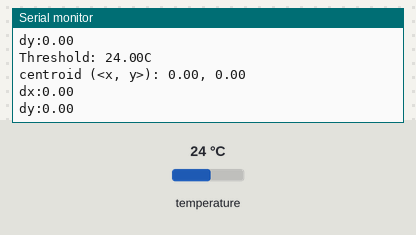
The sketch below on a simulated Arduino Uno, built with avr-gcc and run on an emulated ATmega328P. Shown: the last lines printed to the serial monitor. Inputs (shaded band) come from the test bench; at power-on: temperature 24 °C.

Above: at 1.3 s.
1.4 s: temperature set to 12 °C
At 1.83 s:
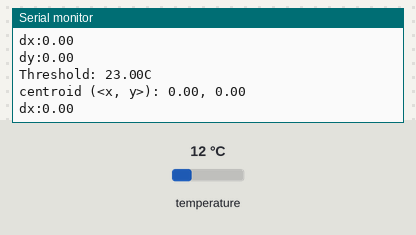
2.9 s: temperature set to 28 °C
At 2.94 s:
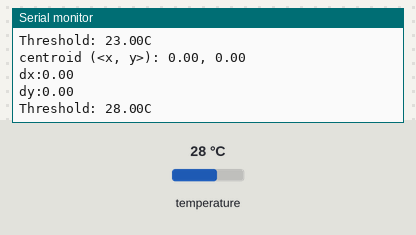
Timing chart, 0 to 5.9 s (numbered marks = the images above; inputs shaded):
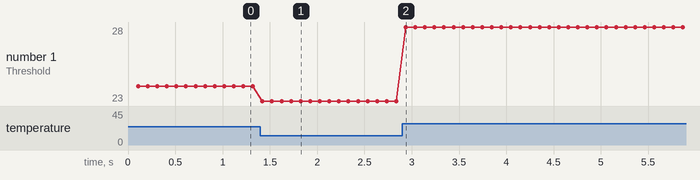

The sketch:

tentacle.ino
```cpp
#include <AccelStepper.h>
#include "sensor.h"
#include "stepper.h"
#include "heuristic-control.h"

void setup() {
  Serial.begin(115200);
  initSensor(); initMotors();
}

void loop() {
  if (readSensor()) {
    centroidDisplacement(); // read sensor and determine displacement vector
    seekAlignment();        // compute abstract position adjustment
  }

  updateOrientations();
  runSteppers();
}
```

heuristic-control.cpp
```cpp
#include "sensor.h"
#include "heuristic-control.h"

Displacement displacement { dx: 0.0, dy: 0.0 };

/// finds the temperature centroid's displacement from the center of the image
void centroidDisplacement() {
  // compute threshold level halfway between minimum and maximum temperatures
  float minimum = pixels[0];
  float maximum = pixels[0];
  for (char j = 1; j < SENSOR_SIZE; j++) {
    if (pixels[j] >= maximum) { maximum = pixels[j]; }
    if (pixels[j] <= minimum) { minimum = pixels[j]; }
  }
  const float threshold = max((maximum + minimum) / 2.0, 23.0);
  // const float threshold = 22.0;

  Serial.print("\nThreshold: "); Serial.print(threshold); Serial.println("C");

  // integrate under the thresholding result
  float threshold_integral = 0.0;
  for (char j = 0; j < SENSOR_SIZE; j++) {
    // only consider regions inside the threshold result
    if (pixels[j] < threshold) { continue; }
    threshold_integral += pixels[j];
  }

  // use temperature relative to threshold integral as weight to find a centroid coordinate
  float centroid_x = 0.0;
  float centroid_y = 0.0;

  if (threshold_integral > 0.0) {
    char j = 0;
    for (signed char y = 0; y < SENSOR_COLUMNS; y++) {
      for (signed char x = 0; x < SENSOR_COLUMNS; x++) {
        // only consider regions inside the threshold result
        if (pixels[j] >= threshold) {
          const float weight = pixels[j] / threshold_integral;
          centroid_x += weight * (float)(x - (SENSOR_COLUMNS / 2) + 0.5);
          centroid_y += weight * (float)(y - (SENSOR_COLUMNS / 2) + 0.5);
        }

        j++;
      }
    }
  }

  // transform to [-1.0, 1.0]
  centroid_x /= 3.5;
  centroid_y /= 3.5;

  Serial.print("centroid (<x, y>): "); Serial.print(centroid_x); Serial.print(", "); Serial.println(centroid_y);

  // transform index to coordinates
  displacement.dx = centroid_x;
  displacement.dy = centroid_y;
}

// void clampMotorStates() {
//   motorState.xa = max(min(motorState.xa, 1.0), -1.0); motorState.ya = max(min(motorState.ya, 1.0), -1.0);
//   motorState.xb = max(min(motorState.xb, 1.0), -1.0); motorState.yb = max(min(motorState.yb, 1.0), -1.0);
// }

/// manipulates the abstract servo state based on the displacement vector
void seekAlignment() {
  /*
   * This is the only component which is not trivial.
   * without a rigorous inverse kinematic model, we must provide
   * a sequence of rapid rough guesses on how to update the motor states, in the hopes that this will reliably guide the
   * state of the arm in a roughly correct (and visually appealing) way.
   *
   * The motor control code disallows unsafe angular positions that would break the device
   * or cause injury, so physical safety need not be considered here,
   * however the phase space of motor states is extremely large and we don't want to get lost in it,
   * e.g. the motor state is configured outside the allowed bounds of the physical system, and changes to this state
   * result in zero change realized in the physical system, and our gradient becomes zero - we are temporarily lost,
   * so we want to avoid this situation by clamping the values here as well.
   *
   * To develop our guess, let's consider some situations for our displacement:
   *
   *  1) Maxima is in lower right:
   *
   *    [            ]
   *    [            ]
   *    [      c--|  ]
   *    [         |  ]
   *    [         m  ]
   *
   *  2) Maxima is in lower right:
   *
   *    [            ]
   *    [            ]
   *    [      c     ]
   *    [      |     ]
   *    [      m     ]
   *
   *  3) Maxima is in upper left:
   *
   *    [ m-----     ]
   *    [      |     ]
   *    [      c     ]
   *    [            ]
   *    [            ]
   *
   *     In the final case, we want to adjust the orientation of the end of the arm
   *     to point more up, and also to point more to its left.  To achieve this,
   *     we could adjust the second stage X axis to point left, and the second stage Y axis to point up
   *          a.1) but what happens when the second stage is already at its maximum actuation?
   *               e.g. an overhead view like:
   *                 [ m  s         ]
   *                 [     \        ]
   *                 [      \       ]
   *                 [       -      ]
   *                 [       |      ]
   *                 [       |      ]
   *                 [       |      ]
   *               in this case, we should not actuate the second stage X axis, we should actuate the
   *               first stage X axis, because the second stage X axis is exhausted.  The same may be true of the
   *               Y axis, and the same may be true with the stages in this example flipped.
   *
   *    I will be implementing an obvious algorithm, where we attempt to use the first stage to orient the arm, but when the first stage
   *    is exhausted we redistribute the actuation across both stages.
   *
   *    if ∆x is negative, we want to move left.
   *    if ∆x is positive, we want to move right.
   *
   *    if ∆y is negative, we want to move up.
   *    if ∆y is positive, we want to move down.
   */


  // motorState.xa = -2.0; negative value => counter-clockwise => positive x camera-coordinate change
  // motorState.xb = -2.0; negative value => clockwise => negative x camera-coordinate change
  // motorState.ya = -2.0; negative value => clockwise => positive y camera-coordinate change
  // motorState.yb = -2.0; negative value => counter-clockwise => positive y camera-coordinate change

  // from this, each component gets weighted so we have an easier system to work with:
  // xa: -1.0, xb: +1.0 (this way the sign of ∆x_i always matches movement in the camera coordinate system)
  // ya: -1.0, yb: -1.0 (this way the sign of ∆y_i always matches movement in the camera coordinate system)

  // get f32 values normalized to the size of the dimensions of the image,
  // that is, ∆x ∈ [-1, 1] and ∆y ∈ [-1, 1]
  float dx = displacement.dx;// / (float)(SENSOR_COLUMNS / 2);
  float dy = displacement.dy;// / (float)(SENSOR_COLUMNS / 2);

  Serial.print("\ndx:"); Serial.println(dx);
  Serial.print("dy:"); Serial.println(dy);

  // THIS MAY BE A BAD MODEL: ∆u = -cu
  float horizontal_movement = RELAXATION_COEFFICIENT * dx;
  float vertical_movement   = RELAXATION_COEFFICIENT * dy;

  // applying the flippings described above
  motorState.xa -= horizontal_movement * 0.25; motorState.xb += horizontal_movement * 0.75;
  motorState.ya += vertical_movement * 0.25; motorState.yb += vertical_movement * 0.75;

  // get the remaining budgets on all axes for all stages
  // float a_budget_x = (1.0 - motorState.xa); float b_budget_x = (1.0 - motorState.xb);
  // float a_budget_y = (1.0 - motorState.ya); float b_budget_y = (1.0 - motorState.yb);

  // Serial.print("budgets: < xa = "); Serial.print(a_budget_x); Serial.print(", xb = ");
  // Serial.print(b_budget_x); Serial.print(", ya = "); Serial.print(a_budget_y); Serial.print(", yb = "); Serial.print(b_budget_y);
  // Serial.println(" >");

  // try to use the first stage, but if there is budget left over
  // we try to distribute it to the second stage. If this too is exhausted
  // we just give up and max out both stages.
  // dx = min(horizontal_movement, a_budget_x);
  // dy = min(vertical_movement,   a_budget_y);


  // apply the budget-limited actuation to all stages
  // motorState.xa += dx; motorState.xb += min(b_budget_x, horizontal_movement - dx);
  // motorState.ya += dy; motorState.yb += min(b_budget_y, vertical_movement - dy);

  // clampMotorStates();

  // update the stepper motor positions based on the motor states
  updateOrientations();
}
```

heuristic-control.h
```cpp
#pragma once

#include "sensor.h"
#include "stepper.h"

// given maximum displacement, how much should the corresponding phase space values change?
// I mean this literally, the phase space values in this case would be adjusted by exactly this amount.
#define RELAXATION_COEFFICIENT 0.5

/*
 * Coordinate system:
 *                [ARM UP]
 *
 *                   -y
 *                    |
 * [ARM LEFT]   -x ---|--- +x   [ARM RIGHT]
 *                    |
 *                   +y
 *
 *               [ARM DOWN]
 */
typedef struct Displacement { float dx; float dy; } Displacement;
extern Displacement displacement;

void centroidDisplacement();
void seekAlignment();
```

sensor.cpp
```cpp
#include "sensor.h"

Adafruit_AMG88xx amg;
float pixels[AMG88xx_PIXEL_ARRAY_SIZE] = { 0 };
unsigned long lastSampleTime;
// volatile bool imageReady = false;

/// safely initialize the sensor
void initSensor() {
  while (1) {
    if (amg.begin()) { break; } // attempt to initialize the sensor
    Serial.println("Sensor initialization failed, retying in 250ms.");
    delay(250);                 // if the sensor did not initialize, delay 250ms and try again
  }

  // delay 100ms for the sensor chip to "warm up" (ba dum pssk)
  delay(100);

  // initialize the last sample time
  lastSampleTime = 0UL;

  Serial.println("Sensor initialization complete.");
}

/// read pixel data into the global buffer
bool readSensor() {
  unsigned long now = millis();
  if (now - lastSampleTime <= SAMPLE_PERIOD) { return false; }

  // read the entire image into our buffer and remember the last sampling time
  lastSampleTime = now;
  amg.readPixels(pixels);
  return true;
}
```

sensor.h
```cpp
#pragma once

#include <SPI.h>
#include <Wire.h>
#include <Adafruit_AMG88xx.h>

#define IR_SCL_PIN 0
#define IR_SDA_PIN 0
#define IR_INT_PIN 2

#define SAMPLE_PERIOD 100 // minimum time between IR samples [ms]
#define SENSOR_COLUMNS 8
#define SENSOR_SIZE AMG88xx_PIXEL_ARRAY_SIZE

extern float pixels[SENSOR_SIZE];

void initSensor();
bool readSensor();
```

stepper.cpp
```cpp
#include "stepper.h"

AccelStepper xa(2, 10, 11); AccelStepper ya(2, 4, 5);
AccelStepper xb(2,  8, 9); AccelStepper yb(2, 6, 7);

// ordering for the following two objects are [ xa, ya, xb, yb ]
MultiStepper steppers;
long locations[4] = { 0, 0, 0, 0 };

OrientationState motorState = { xa: 0.0, ya: 0.0, xb: 0.0, yb: 0.0 };

// configures a motor in isolation
void initMotor(AccelStepper& s) {
  s.setAcceleration(ACCELERATION);
  s.setMaxSpeed(MAX_SPEED);
}

// initializes all motors. WARN: only call once.
void initMotors() {
  initMotor(xa); initMotor(ya);
  initMotor(xb); initMotor(yb);

  steppers.addStepper(xa); steppers.addStepper(ya);
  steppers.addStepper(xb); steppers.addStepper(yb);
}

long toStepsSafe(float abstract) {
  return (long)(100.0 * abstract);
}

// updates all stepper motor target positions
void updateOrientations() {
  // transform abstract position to step position
  locations[0] = toStepsSafe(motorState.xa);
  locations[1] = toStepsSafe(motorState.ya);
  locations[2] = toStepsSafe(motorState.xb);
  locations[3] = toStepsSafe(motorState.yb);

  // update the target locations stored in the multistepper
  steppers.moveTo(locations);
}

// moves all motors by some ∆u_i, each seeking their position with acceleration.
void runSteppers() { steppers.run(); }
```

stepper.h
```cpp
#pragma once

#include <AccelStepper.h>
#include <MultiStepper.h>

#define ACCELERATION 5000  // (steps / second) / second
#define MAX_SPEED    600   // steps / second

// the global abstract motor state
typedef struct OrientationState { float xa; float ya; float xb; float yb; } OrientationState;
extern OrientationState motorState;

void initMotors();
void updateOrientations();
void runSteppers();
```

Measured:
- after the input at 1.4 s, the serial monitor: prints a new line at once (image 1)
- after the input at 2.9 s, the serial monitor: prints a new line at once (image 2)
- plotted number 1: 24 → 23 after the input at 1.4 s, 23 → 28 after the input at 2.9 s
